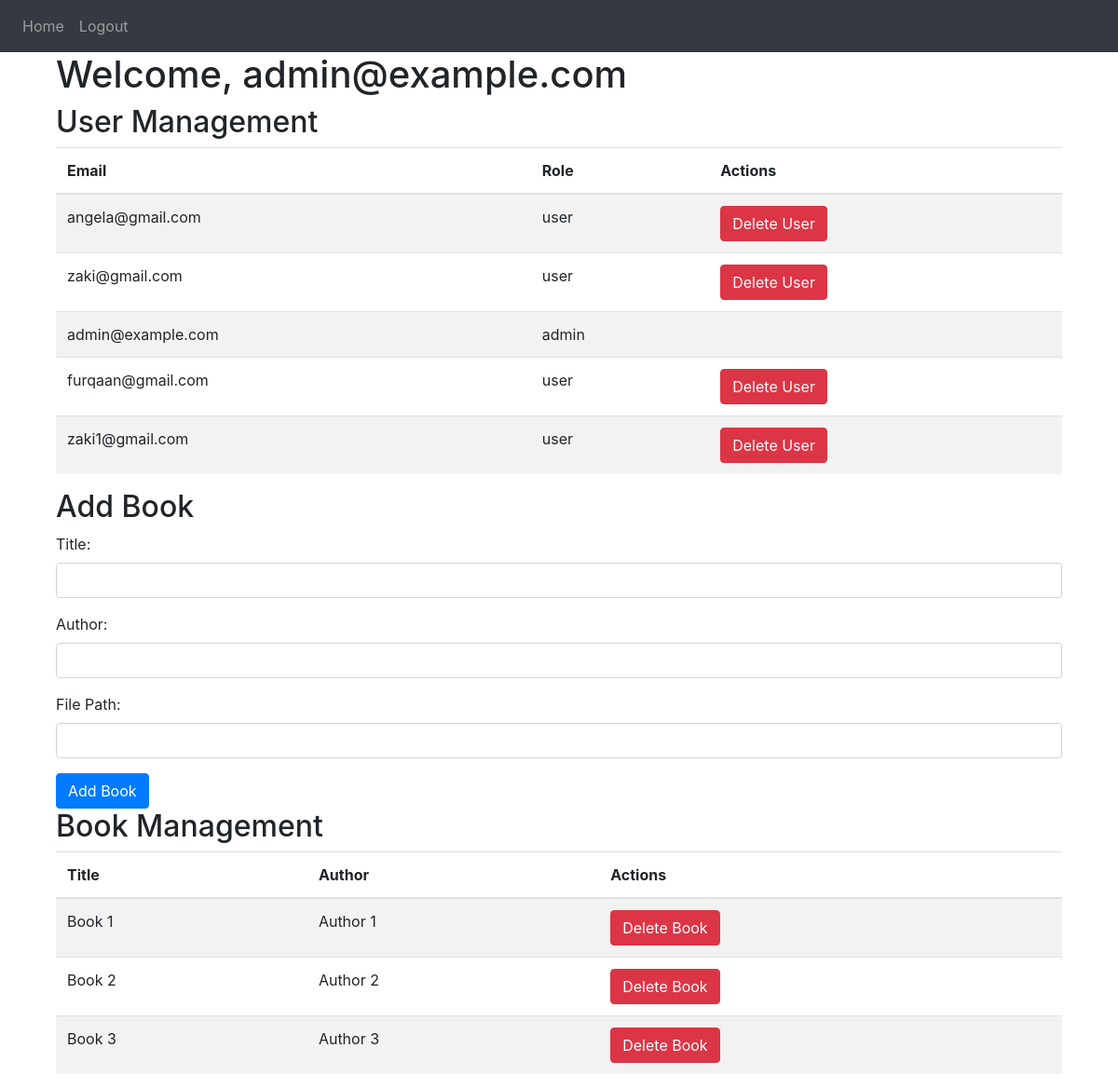
Page /admin-home (signed in) on the committed database.
### website/models.py (models this page shows)
class User(db.Model, UserMixin):
    id = db.Column(db.Integer, primary_key=True)
    email = db.Column(db.String(150), unique=True)
    password = db.Column(db.String(150))
    first_name = db.Column(db.String(150))
    role = db.Column(db.String(50), default='user')  # Add this line

class Book(db.Model):
    id = db.Column(db.Integer, primary_key=True)
    title = db.Column(db.String(150), unique=True)
    author = db.Column(db.String(150))
    file_path = db.Column(db.String(150))  # This will be the path to the digital copy

### website/views.py (the view)
@views.route('/admin-home', methods=['GET', 'POST'])
@login_required
def admin_home():
    if current_user.role != 'admin':
        flash('Access denied: Only admins can access this page.', category='error')
        return redirect(url_for('views.home'))
    all_users = User.query.all()
    all_books = Book.query.all()
    return render_template('admin_home.html', user=current_user, users=all_users, books=all_books)

### main.py (called while the page is built)
def log_session_info():
    if 'user' in session:
        logging.info(f"Session ID: {session.get('_id')}, User Email: {session.get('user_email')}, User Role: {session.get('user_role')}")

@app.before_request
def before_request():
    log_session_info()

### website/__init__.py (called while the page is built)
def create_app():
    app = Flask(__name__)
    app.config['SECRET_KEY'] = SECRET_KEY
    app.config['SQLALCHEMY_DATABASE_URI'] = f'sqlite:///{path.join(app.instance_path, DB_NAME)}'
    db.init_app(app)
    try:
        makedirs(app.instance_path, exist_ok=True)
    except OSError as e:
        print(f"Error creating instance folder: {e}")
    from .views import views
    from .auth import auth
    app.register_blueprint(views, url_prefix='/')
    app.register_blueprint(auth, url_prefix='/')
    from .models import User
    login_manager = LoginManager()
    login_manager.login_view = 'auth.login'
    login_manager.init_app(app)
    @login_manager.user_loader
    def load_user(id):
        return User.query.get(int(id))
    return app

### website/templates/admin_home.html (shortened to what this page needs)
{% extends "base.html" %}
{% block content %}
<div class="container">
    <h1>Welcome, {{ user.email }}</h1>
    <h2>User Management</h2>
    <table class="table table-striped">
        <thead>
            <tr>
                <th>Email</th>
                <th>Role</th>
                <th>Actions</th>
            </tr>
        </thead>
        <tbody>
            {% for user in users %}
            <tr>
                <td>{{ user.email }}</td>
                <td>{{ user.role }}</td>
                <td>
                    {% if user.id != current_user.id %}
                        <form action="{{ url_for('views.delete_user', user_id=user.id) }}" method="post">
                            <button type="submit" class="btn btn-danger">Delete User</button>
                        </form>
                    {% endif %}
                </td>
            </tr>
            {% endfor %}
        </tbody>
    </table>
    <h2>Add Book</h2>
    <form action="{{ url_for('views.add_book') }}" method="post">
        <div class="form-group">
            <label for="title">Title:</label>
            <input type="text" class="form-control" id="title" name="title" required>
        </div>
        <div class="form-group">
            <label for="author">Author:</label>
            <input type="text" class="form-control" id="author" name="author" required>
        </div>
        <div class="form-group">
            <label for="file_path">File Path:</label>
            <input type="text" class="form-control" id="file_path" name="file_path" required>
        </div>
        <button type="submit" class="btn btn-primary">Add Book</button>
    </form>
    <h2>Book Management</h2>
    <table class="table table-striped">
        <thead>
            <tr>
                <th>Title</th>
                <th>Author</th>
                <th>Actions</th>
            </tr>
        </thead>
        <tbody>
            {% for book in books %}
            <tr>
                <td>{{ book.title }}</td>
                <td>{{ book.author }}</td>
                <td>
                    <form action="{{ url_for('views.delete_book', book_id=book.id) }}" method="post">
                        <button type="submit" class="btn btn-danger">Delete Book</button>
                    </form>
                </td>
            </tr>
            {% endfor %}
        </tbody>
    </table>
</div>
{% endblock %}

### website/templates/base.html (shortened to what this page needs)
<!DOCTYPE html>
<html>
<head>
    <link rel="stylesheet" href="https://stackpath.bootstrapcdn.com/bootstrap/4.4.1/css/bootstrap.min.css">
    <link rel="stylesheet" href="https://stackpath.bootstrapcdn.com/font-awesome/4.7.0/css/font-awesome.min.css">
</head>
<body>
    <nav class="navbar navbar-expand-lg navbar-dark bg-dark">
        <div class="collapse navbar-collapse" id="navbar">
            <div class="navbar-nav">
                <a class="nav-item nav-link" id="home" href="/">Home</a>
                {% if user.is_authenticated %}
                    <a class="nav-item nav-link" id="logout" href="/logout">Logout</a>
                {% else %}
                    <a class="nav-item nav-link" id="login" href="/login">Login</a>
                    <a class="nav-item nav-link" id="signUp" href="/sign-up">Sign Up</a>
                {% endif %}
            </div>
        </div>
    </nav>
    <div class="container">
        {% block content %}{% endblock %}
    </div>
</body>
</html>

### rows in the picture
User: email "admin@example.com", role "admin"
User: email "angela@gmail.com", role "user"
User: email "zaki@gmail.com", role "user"
User: email "furqaan@gmail.com", role "user"
User: email "zaki1@gmail.com", role "user"
Book: title "Book 1", author "Author 1"
Book: title "Book 2", author "Author 2"
Book: title "Book 3", author "Author 3"
